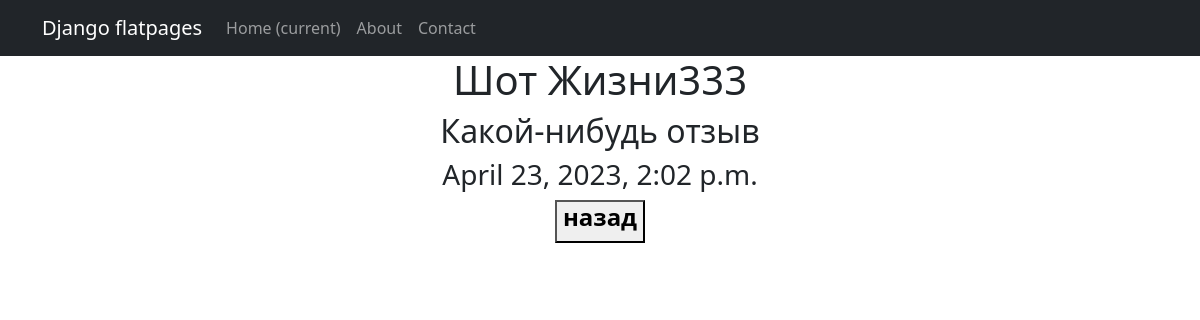
Screenshot of /posts/55 with the database file from the repository.
### simpleapp/models.py (models this page shows, shortened)
class Post(models.Model):
    author = models.ForeignKey(Author, on_delete=models.CASCADE)
    NEWS = 'NW'
    ARTICLE = 'AR'
    CATEGORY_CHOICES = [
        (NEWS, 'Новость'),
        (ARTICLE, 'Статья'),
    ]
    categoryType = models.CharField(max_length=2, choices=CATEGORY_CHOICES, default=ARTICLE)
    name = models.CharField(max_length=50, unique=True)
    description = models.TextField()
    createDate = models.DateTimeField(auto_now_add=True)
    rating = models.IntegerField(default=0)
    category = models.ForeignKey(
        to='Category',
        on_delete=models.CASCADE,
        related_name='posts')

### simpleapp/views.py (the view)
# urls.py: path('<int:pk>', PostDetail.as_view(), name='post_detail'),
class PostDetail(DetailView):
    model = Post
    template_name = 'post.html'
    context_object_name = 'post'

### simpleapp/templatetags/custom_filters.py (called while the page is built)
@register.filter()
def tsenzor(value):
    bad_words = ['cat', 'dog', 'opinion']
    for i in bad_words:
        value = value.replace(str(i), i[0] + '*' * (len(i) - 1))
    return value

### templates/post.html (shortened to what this page needs)
{% extends 'flatpages/default.html' %}
{% load custom_filters %}
{% block content %}
<h1>{{ post.name|tsenzor }}</h1>
<h2>{{ post.description|tsenzor }}</h2>
<h3>{{ post.createDate }}</h3>
<button>
    <a class="nav-link" href="{% url 'post_list' %}">
        <h4><strong>назад</strong></h4>
    </a>
</button>
{% endblock content %}

### rows the page displays
Post: name|tsenzor "Шот Жизни333", description|tsenzor "Какой-нибудь отзыв", createDate "April 23, 2023, 2:02 p.m."
